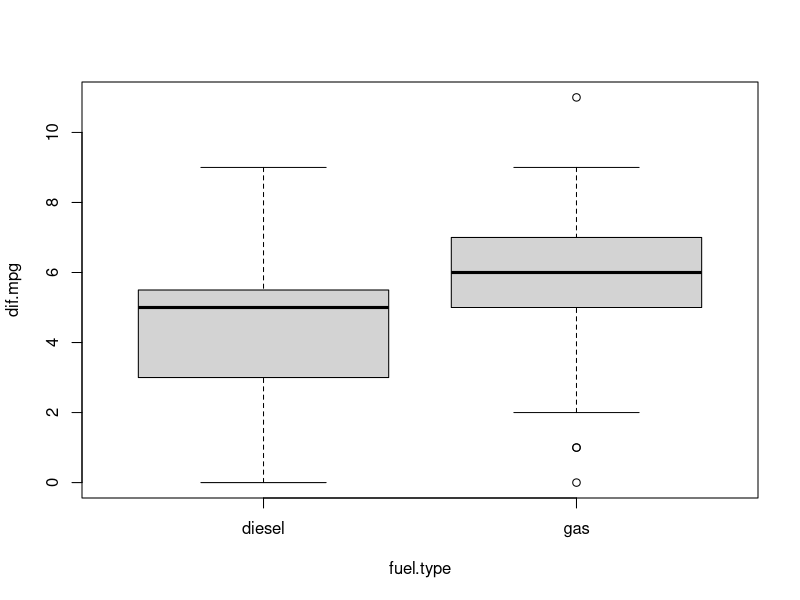

This chart was generated by the following R code:
## ---- chunk 1
cars <- read.csv("_data/cars.csv")
x.bar <- mean(cars$price,na.rm=TRUE)
s <- sd(cars$price,na.rm=TRUE)
n <- 201
## ---- chunk 2
x.bar - 1.96*s/sqrt(n)
x.bar + 1.96*s/sqrt(n)
## ---- chunk 3
table(cars$fuel.type)
## ---- chunk 4
n <- 205
p.hat <- 20/n
p.hat
p.hat - 1.96*sqrt(p.hat*(1-p.hat)/n)
p.hat + 1.96*sqrt(p.hat*(1-p.hat)/n)
## ---- chunk 5
lam <- 1/13000
n <- 201
X.bar <- rep(0,10^5)
S <- rep(0,10^5)
for(i in 1:10^5) {
  X <- rexp(n,lam)
  X.bar[i] <- mean(X)
  S[i] <- sd(X)
}
LCL <- X.bar - 1.96*S/sqrt(n)
UCL <- X.bar + 1.96*S/sqrt(n)
mean((13000 >= LCL) & (13000 <= UCL))
## ---- chunk 6
a <- c(TRUE, TRUE, FALSE, FALSE)
b <- c(FALSE, TRUE, TRUE, FALSE)
a & b
a | b
## ---- chunk 7
p <- 0.12
n <- 205
P.hat <- rep(0,10^5)
for(i in 1:10^5) {
  X <- rbinom(n,1,p)
  P.hat[i] <- mean(X)
}
LCL <- P.hat - 1.96*sqrt(P.hat*(1-P.hat)/n)
UCL <- P.hat + 1.96*sqrt(P.hat*(1-P.hat)/n)
mean((p >= LCL) & (p <= UCL))
## ---- chunk 8
cars$dif.mpg =  cars$highway.mpg - cars$city.mpg
boxplot(dif.mpg ~ fuel.type, data=cars)
## ---- chunk 9
fuel <- cars$fuel.type
dif.mpg <- cars$highway.mpg - cars$city.mpg
## ---- chunk 10
tapply(dif.mpg,fuel,mean)
tapply(dif.mpg,fuel,sd)
## ---- chunk 11
x.bar <- tapply(dif.mpg,fuel,mean)
s <- tapply(dif.mpg,fuel,sd)
n <- c(20,185)
x.bar - qt(0.975,n-1)*s/sqrt(n)
x.bar + qt(0.975,n-1)*s/sqrt(n)
## ---- chunk 12
qt(0.975,n-1)
## ---- chunk 13
(n-1)/qchisq(0.975,n-1)
(n-1)/qchisq(0.025,n-1)
## ---- chunk 14
s^2
(n-1)*s^2/qchisq(0.975,n-1)
(n-1)*s^2/qchisq(0.025,n-1)
## ---- chunk 15
mu <- 4
sig <- 3
n <- 20
X.bar <- rep(0,10^5)
S <- rep(0,10^5)
for(i in 1:10^5) {
  X <- rnorm(n,mu,sig)
  X.bar[i] <- mean(X)
  S[i] <- sd(X)
}
## ---- chunk 16
mu.LCL <- X.bar - qt(0.975,n-1)*S/sqrt(n)
mu.UCL <- X.bar + qt(0.975,n-1)*S/sqrt(n)
mean((mu >= mu.LCL) & (mu <= mu.UCL))
## ---- chunk 17
var.LCL <- (n-1)*S^2/qchisq(0.975,n-1)
var.UCL <- (n-1)*S^2/qchisq(0.025,n-1)
mean((sig^2 >= var.LCL) & (sig^2 <= var.UCL))
